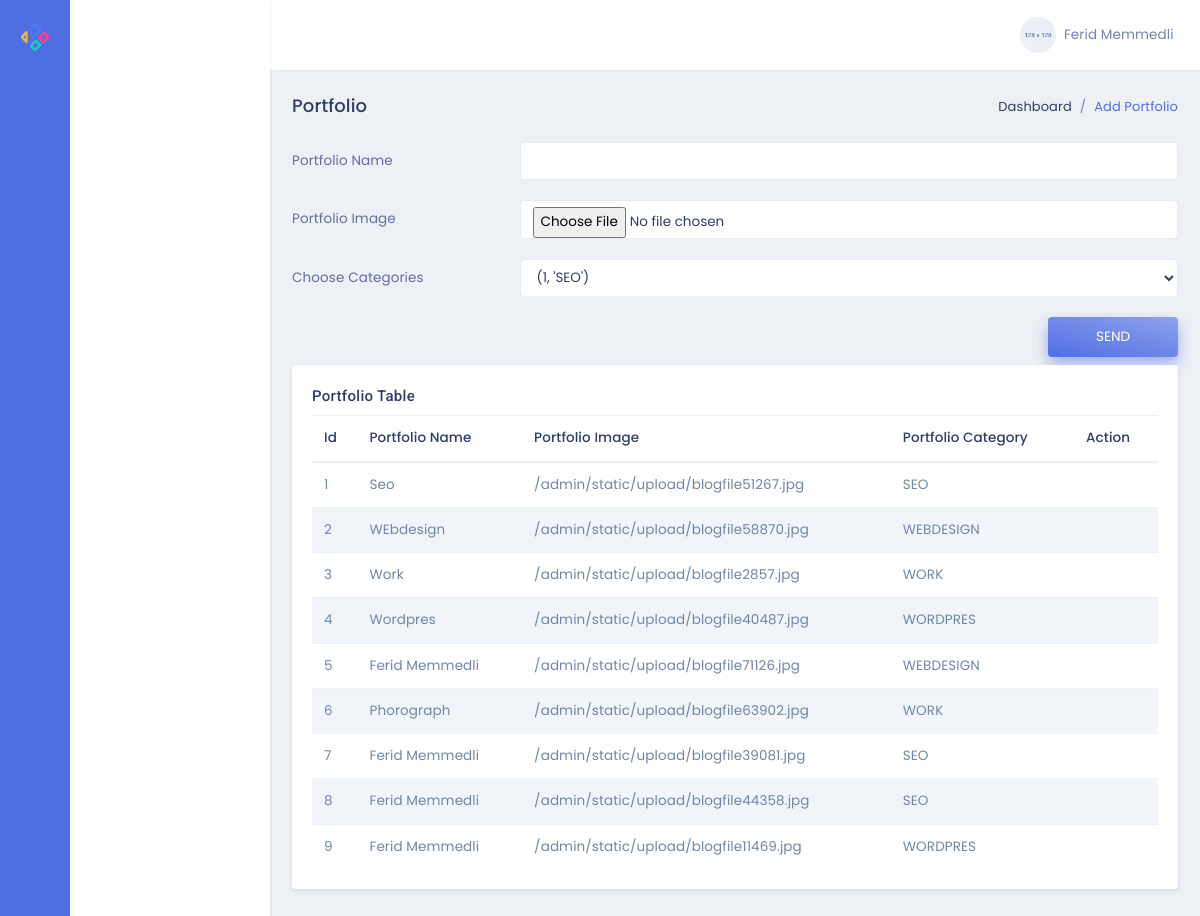
Before: /admin/portfolio with the older database file.
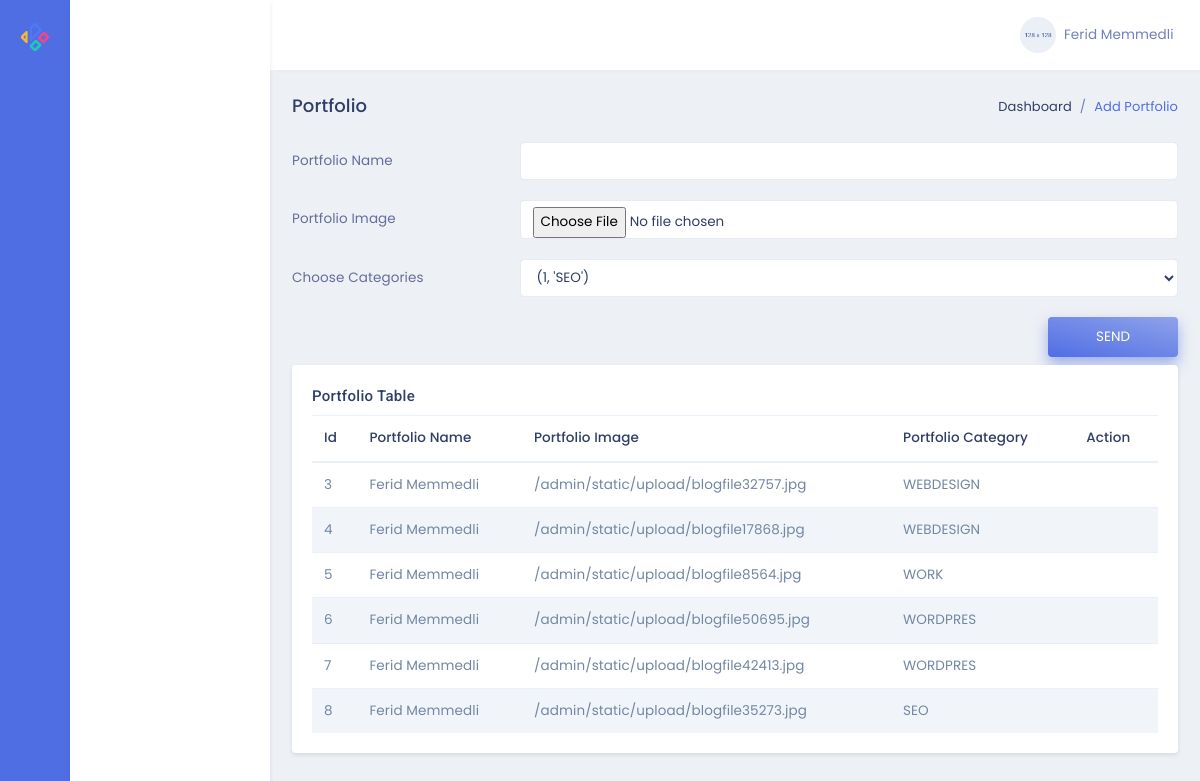
After: the same page with the newer database file.
### models.py (models this page shows)
class Portfolio(db.Model):
    id = db.Column(db.Integer, primary_key=True)
    title = db.Column(db.String,nullable=False)
    image = db.Column(db.String,nullable=False)
    category_id = db.Column(db.Integer,db.ForeignKey('category.id'),nullable=False)

class Category(db.Model):
    id = db.Column(db.Integer, primary_key=True)
    name = db.Column(db.String,nullable=False)
    port = db.relationship('Portfolio',backref='category',lazy=True)

### admin/routes.py (the view, shortened to what this page needs)
@admin.route('/portfolio',methods=['POST','GET'])
def adminPortfolio():
    formportfolio=PortfolioForm()
    return render_template('/admin/editPortfolio.html',form=formportfolio,port=Portfolio.query.all(),cat=Category.query.all())

### forms.py
class PortfolioForm(FlaskForm):
    title = StringField('Portfolio Name')
    image = FileField('Portfolio Image')
    category = SelectField('Choose Categories',choices=Category.query.with_entities(Category.id,Category.name).all())
    submit=SubmitField()

### admin/templates/admin/editPortfolio.html
{% extends "admin/layout.html" %}
{% block contentAdmin %}
<div class="row">
    <div class="col-sm-12">
        <div class="page-title-box">
            <div class="float-right">
                <ol class="breadcrumb">
                    <li class="breadcrumb-item"><a href="javascript:void(0);">Dashboard</a></li>
                    <li class="breadcrumb-item active">Add Portfolio</li>
                </ol>
            </div>
            <h4 class="page-title">Portfolio</h4>
        </div>
    </div>
</div>
<form action="{{url_for('admin.adminPortfolio')}}" method="POST" class="row" enctype="multipart/form-data">
    <div class="col-12">
        <div class="form-group row">
            {{form.title.label(class='col-3 col-form-label text-left', for='example-text-input')}}
            <div class="col-9">
                {{form.title(class='form-control', id="example-text-input")}}
            </div>
        </div>
    </div>
    <div class="col-12">
        <div class="form-group row">
            {{form.image.label(class='col-3 col-form-label text-left', for='example-text-input1')}}
            <div class="col-9">
                {{form.image(class='form-control', id="example-text-input1")}}
            </div>
        </div>
    </div>
    <div class="col-12">
        <div class="form-group row">
            {{form.category.label(class='col-3 col-form-label text-left', for='example-text-input2')}}
            <div class="col-9">
                {{form.category(class='form-control', id="example-text-input2")}}
            </div>
        </div>
    </div>
    <div class="col-sm-12 text-right">
        {{form.submit(class='btn btn-gradient-primary px-5 py-2 mb-2',value='SEND')}}
    </div>
</form>
<div class="row">
    <div class="col-lg-12">
        <div class="card">
            <div class="card-body">
                <h4 class="mt-0 header-title">Portfolio Table</h4>
                <div class="table-responsive">
                    <table class="table table-striped mb-0">
                        <thead>
                            <tr>
                                <th>Id</th>
                                <th>Portfolio Name</th>
                                <th>Portfolio Image</th>
                                <th>Portfolio Category</th>
                                <th>Action</th>
                            </tr>
                        </thead>
                        <tbody>
                            {% for i in port %}
                            <tr>
                                <td>{{i.id}}</td>
                                <td>{{i.title}}</td>
                                <td>{{i.image}}</td>
                                {% for a in cat %}
                                {% if a.id==i.category_id %}
                                <td>{{a.name}}</td>
                                {% endif %}
                                {% endfor %}
                                <td>
                                    <a href="/admin/deleteportfolio/{{i.id}}"><i
                                            class="fas fa-trash-alt text-danger font-16"></i></a>
                                </td>
                            </tr>
                            {% endfor %}
                        </tbody>
                    </table>
                </div>
            </div>
        </div>
    </div>
</div>
{% endblock %}

### admin/templates/admin/layout.html (shortened to what this page needs)
<!DOCTYPE html>
<html lang="en">
<head>
    <link href="./static/plugins/dropify.min.css" rel="stylesheet">
    <link href="./static/assets/css/bootstrap.min.css" rel="stylesheet" type="text/css" />
    <link href="./static/assets/css/jquery-ui.min.css" rel="stylesheet">
    <link href="./static/assets/css/icons.min.css" rel="stylesheet" type="text/css" />
    <link href="./static/assets/css/metisMenu.min.css" rel="stylesheet" type="text/css" />
    <link href="./static/assets/css/app.min.css" rel="stylesheet" type="text/css" />
</head>
<body>
    <div class="leftbar-tab-menu">
        <div class="main-icon-menu">
            <a href="{{url_for('admin.adminPage')}}" class="logo logo-metrica d-block text-center">
                <span>
                    <img src="./static/assets/images/logo-sm.png" alt="logo-small" class="logo-sm">
                </span>
            </a>
            <nav class="nav">
                <a href="#MetricaProject" class="nav-link" data-toggle="tooltip-custom" data-placement="right" title=""
                    data-original-title="Project" data-trigger="hover">
                </a>
            </nav>
        </div>
        <div class="main-menu-inner">
            <div class="menu-body slimscroll">
            </div>
        </div>
    </div>
    <div class="topbar">
        <nav class="navbar-custom">
            <ul class="list-unstyled topbar-nav float-right mb-0">
                <li class="dropdown">
                    <a class="nav-link dropdown-toggle waves-effect waves-light nav-user" data-toggle="dropdown"
                        href="#" role="button" aria-haspopup="false" aria-expanded="false">
                        <img src="./static/assets/images/users/user-4.jpg" alt="profile-user" class="rounded-circle" />
                        <span class="ml-1 nav-user-name hidden-sm">Ferid Memmedli <i class="mdi mdi-chevron-down"></i> </span>
                    </a>
                </li>
            </ul>
        </nav>
    </div>
    <div class="page-wrapper">
        <div class="page-content-tab">
            <div class="container-fluid">
                {% block contentAdmin %}
                {% endblock %}
            </div>
        </div>
    </div>
</body>
</html>

Changed rows visible on the page:
removed Portfolio: id "1", title "Seo", image "/admin/static/upload/blogfile51267.jpg", Category (name "SEO")
removed Portfolio: id "2", title "WEbdesign", image "/admin/static/upload/blogfile58870.jpg", Category (name "WEBDESIGN")
removed Portfolio: id "9", title "Ferid Memmedli", image "/admin/static/upload/blogfile11469.jpg", Category (name "WORDPRES")
changed Portfolio id 3: title "Work" → "Ferid Memmedli"; image "/admin/static/upload/blogfile2857.jpg" → "/admin/static/upload/blogfile32757.jpg"; gains Category (name "WEBDESIGN"); loses Category (name "WORK")
changed Portfolio id 4: title "Wordpres" → "Ferid Memmedli"; image "/admin/static/upload/blogfile40487.jpg" → "/admin/static/upload/blogfile17868.jpg"; gains Category (name "WEBDESIGN"); loses Category (name "WORDPRES")
changed Portfolio id 5: image "/admin/static/upload/blogfile71126.jpg" → "/admin/static/upload/blogfile8564.jpg"; gains Category (name "WORK"); loses Category (name "WEBDESIGN")
changed Portfolio id 6: title "Phorograph" → "Ferid Memmedli"; image "/admin/static/upload/blogfile63902.jpg" → "/admin/static/upload/blogfile50695.jpg"; gains Category (name "WORDPRES"); loses Category (name "WORK")
changed Portfolio id 7: image "/admin/static/upload/blogfile39081.jpg" → "/admin/static/upload/blogfile42413.jpg"; gains Category (name "WORDPRES"); loses Category (name "SEO")
changed Portfolio id 8: image "/admin/static/upload/blogfile44358.jpg" → "/admin/static/upload/blogfile35273.jpg"
